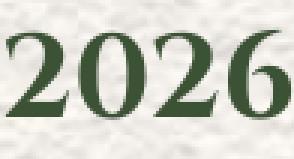
#> input picture scratch/exact_2026.png, 98 x 53 px, found by its file name (shown 3 times larger)
$ python test_year_replace.py
#> lines starting #> are read from the running program, lines starting #| are printed output that depends on the picture; after the words box and inside, x2 and y2 are one past the last pixel; in counts of white or black regions, pixels touching at a corner belong together
from PIL import Image, ImageDraw, ImageFont
import numpy as np

# Load exact_2026
im = Image.open('scratch/exact_2026.png').convert('RGB')
#> im is the input picture: PIL image 98x53 RGB; mean R, G, B 202.2, 204.7, 194.3
arr = np.array(im)

# Clean the area of '6' (x=73..98, y=8..40)
# We can use the parchment texture from x=60..72 or average texture
clean_patch = im.copy()
# Sample parchment texture from right around it (e.g. y=0..8 or x=70..75)
# In fact, let's clone parchment texture from x=45..68, y=10..38 (between 0 and 2) or nearby
bg_sample = arr[10:39, 45:68].copy()
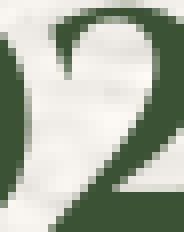
#> bg_sample: shape (29, 23, 3) (shown 8 times larger); mean R, G, B 168.9, 176.2, 161.3
arr[10:39, 74:97] = bg_sample
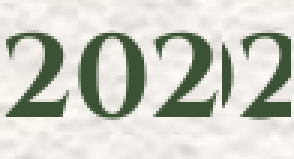
#> arr: shape (53, 98, 3) (shown 3 times larger); 11.59% of pixels changed, all inside (x1, y1, x2, y2) = (74, 10, 97, 39)

# Create image from cleaned array
clean_im = Image.fromarray(arr)

# Render '7'
font = ImageFont.truetype('assets/fonts/font_4.woff2', 40)
# Let's render '7' onto an RGBA mask to get exact antialiasing
mask = Image.new('L', (40, 40), 0)
#> mask: PIL image 40x40 L; every value is 0
draw_mask = ImageDraw.Draw(mask)
draw_mask.text((0, 0), "7", font=font, fill=255)

# Find bounding box of rendered 7
mask_arr = np.array(mask)
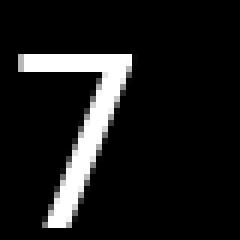
#> mask_arr: shape (40, 40) (shown 6 times larger); min 0, max 255, mean 26.2
my, mx = np.where(mask_arr > 0)
#> my = 201 values from 9 to 37; mx = 201 values, max 22 at index 19, min 3 at index 0, mean 13.46
print(f"Rendered 7 box in mask: x=[{mx.min()}, {mx.max()}], y=[{my.min()}, {my.max()}]")
#| Rendered 7 box in mask: x=[3, 22], y=[9, 37]
# Crop mask to tightly fit the glyph
tight_mask = mask.crop((mx.min(), my.min(), mx.max() + 1, my.max() + 1))
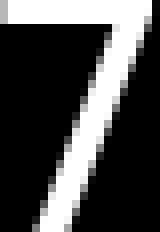
#> tight_mask: PIL image 20x29 L (shown 8 times larger); min 0, max 255, mean 72.4
print(f"Tight 7 size: {tight_mask.size}")
#| Tight 7 size: (20, 29)

# Top of original 2026 was at y=10, bottom was at y=38
# Position tight_mask at x=76, y=10
glyph_color = Image.new('RGB', tight_mask.size, (59, 82, 53))
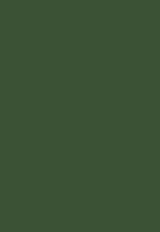
#> glyph_color: PIL image 20x29 RGB (shown 8 times larger); mean R, G, B 59, 82, 53
clean_im.paste(glyph_color, (76, 10), tight_mask)
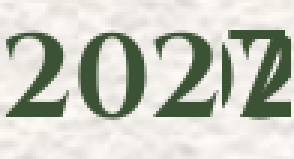
#> clean_im: PIL image 98x53 RGB (shown 3 times larger); mean R, G, B 198.7, 201.7, 190.9
clean_im.save('scratch/exact_2027_test.png')
print("Saved scratch/exact_2027_test.png!")
